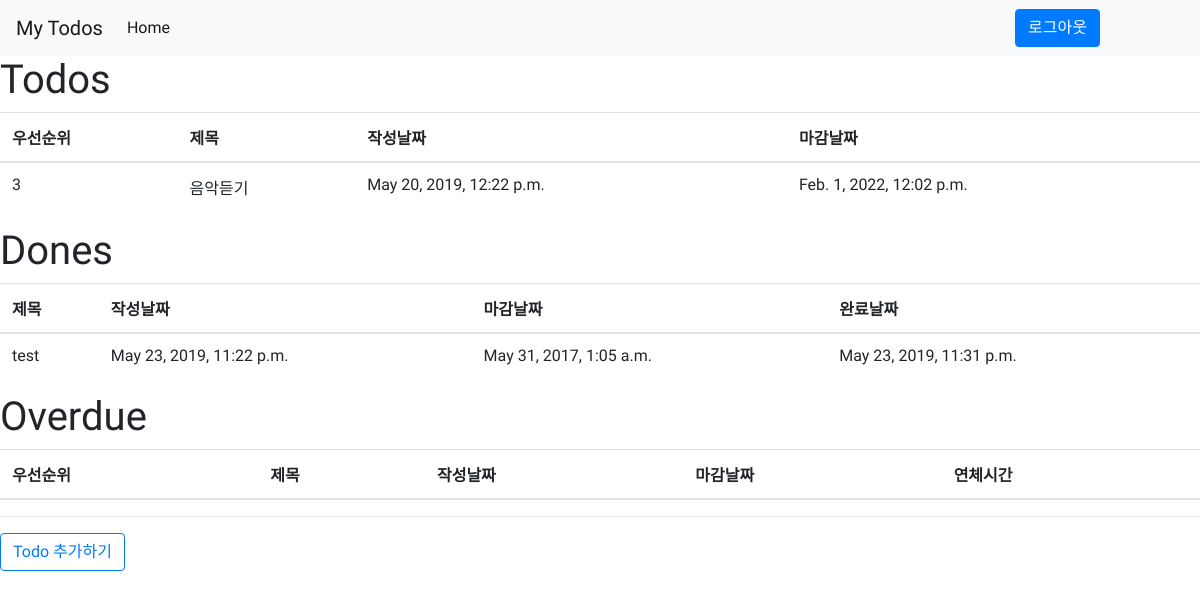
The app's page / (signed in) with its own data.
### todos/models.py (models this page shows, shortened)
class Todo(models.Model): # Todo 모델
    user = models.ForeignKey(User, on_delete=models.CASCADE, default=None) # 유저필드이며, 해당 유저가 삭제되면 Todo도 연쇄적으로 삭제된다.
    title = models.CharField(max_length=200) # Todo 제목
    priority = models.IntegerField(default=0) # 우선순위
    pub_date = models.DateTimeField('date published') # Todo 생성시각
    due_date = models.DateTimeField('due date') # Todo 만료시각
    all_done = models.BooleanField(default=False) # Todo 안의 세부 todo가 다 완료 되었는지 여부 판별 플래그
    class Meta:
        ordering = ['priority'] # 우선순위를 기준으로 정렬
    def is_overdue(self): # 해당 모델 객체의 만료기간을 넘어갔을 경우 판별하는 함수
        return True if self.due_date < timezone.now().replace(microsecond=0) else False

class Done(models.Model): # Done 모델
    todo = models.OneToOneField(Todo, on_delete=models.CASCADE) # todo와 1대1로 가질 수 있으며, Todo가  삭제되면 같이 삭제된다.
    done_date = models.DateTimeField('date that todo is done') # todo가 완료된 시점 필드

### todos/views.py (the view)
# urls.py: path('', views.index, name='index'), # 메인 페이지
def index(request):
    if request.user.is_authenticated: #로그인이 되어 있을 경우
        user = User.objects.get(username = request.user.username) # 해당 유저 객체를 갖고 온다.
        todo_list = user.todo_set.all() # 그리고 해당 유저가 가지는 Todo를 모두 갖고 온다.
        return render(request, 'todos/index.html', {'todo_list': todo_list }) # Http 요청과 해당 유저의 todo list들을 보내 렌더링해준다.
    else: # 로그인이 되어 있지 않은 경우
        return render(request, 'todos/login.html') # 로그인 화면으로 렌더링해준다.

### todos/templates/todos/index.html (shortened to what this page needs)
{% extends 'todos/base.html' %}
{% block content %}
    <div class="position-absolute w-100 d-flex flex-column p-4">
    </div>
    <h1> Todos <br></h1>
<table class = "table table-hover">
    <thead>
        <tr>
            <th>우선순위</th>
            <th>제목</th>
            <th>작성날짜</th>
            <th>마감날짜</th>
        </tr>
    </thead>
    <tbody>
    {% for todo in todo_list %}
        {% if not todo.all_done and not todo.is_overdue %}
    <tr onClick="location.href='{% url "todos:detail" todo.id %}'" style="cursor:pointer;">
        <td>{{ todo.priority }} </td>
        <td>{{ todo.title }} </td>
        <td>{{ todo.pub_date }} </td>
        <td>{{ todo.due_date }} </td>
    </tr>
        {% endif %}
    {% endfor %}
    </tbody>
</table>
<h1> Dones <br></h1>
<table class = "table table-hover">
    <thead>
        <tr>
            <th>제목</th>
            <th>작성날짜</th>
            <th>마감날짜</th>
            <th>완료날짜</th>
        </tr>
    </thead>
    <tbody>
    {% for todo in todo_list %}
        {% if todo.all_done %}
    <tr onClick="location.href='{% url "todos:detail" todo.id %}'" style="cursor:pointer;">
        <td>{{ todo.title }} </td>
        <td>{{ todo.pub_date }} </td>
        <td>{{ todo.due_date }} </td>
        <td>{{ todo.done.done_date }}</td>
    </tr>
        {% endif %}
    {% endfor %}
    </tbody>
</table>
<h1> Overdue <br></h1>
<table class = "table table-hover">
    <thead>
        <tr>
            <th>우선순위</th>
            <th>제목</th>
            <th>작성날짜</th>
            <th>마감날짜</th>
            <th>연체시간</th>
        </tr>
    </thead>
</table>
<hr/>
<a class="btn btn-outline-primary center" href="{% url "todos:write" %}">Todo 추가하기</a>
{% endblock content %}

### todos/templates/todos/base.html (style rules this page uses)
body { font-family: 'Do Hyeon', sans-serif; }

### records on screen
Todo: priority "3", title "음악듣기", pub_date "May 20, 2019, 12:22 p.m.", due_date "Feb. 1, 2022, 12:02 p.m."
Todo: title "test", pub_date "May 23, 2019, 11:22 p.m.", due_date "May 31, 2017, 1:05 a.m.", done.done_date "May 23, 2019, 11:31 p.m."
